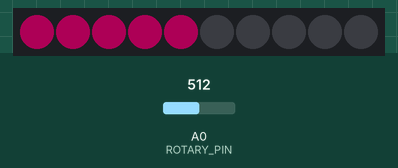
Bench run of a sketch on a simulated Arduino Uno, built with avr-gcc and run on an emulated ATmega328P. Shown: 10 RGB LEDs in strip order, left to right. Inputs (shaded band) come from the test bench; at power-on: A0 (ROTARY_PIN) = 512. Dim RGB values are drawn brighter than linear.

Above: at 1.2 s.
1.3 s: A0 (ROTARY_PIN) set to 0
At 2.5 s:
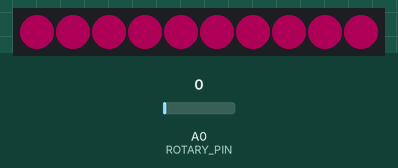
2.8 s: A0 (ROTARY_PIN) set to 122
At 3.9 s:
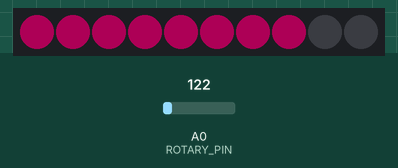
4.3 s: A0 (ROTARY_PIN) set to 306
At 5.0 s:
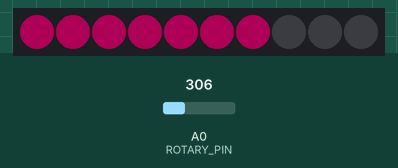
Timing chart, 0 to 7.3 s (numbered marks = the images above; inputs shaded):
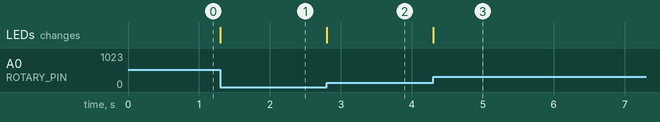

The sketch:

LedDial.ino
```cpp
#include <Adafruit_NeoPixel.h>

#define ROTARY_PIN A0
#define LED_PIN   6
#define LED_COUNT  10
#define BRIGHTNESS 50

Adafruit_NeoPixel pixels(LED_COUNT, LED_PIN, NEO_GRB + NEO_KHZ800);

int rotaryValue = 0;
int mappedValue = 0;

void setup() {
  pinMode(ROTARY_PIN, INPUT);

  pixels.begin();
  pixels.fill();
  pixels.show();
  pixels.setBrightness(BRIGHTNESS);
}

void loop() {
  rotaryValue = 1024 - analogRead(ROTARY_PIN);
  mappedValue = map(rotaryValue, 0, 1023, 1, LED_COUNT);

  lightUp(mappedValue, pixels.Color(255, 0, 127));
}

void lightUp(int numPix, uint32_t color) {
  pixels.fill();  // clear pixels

  // fill range of pixels
  for (int i = 0; i < numPix; i++) {
    pixels.setPixelColor(i, color);
  }

  pixels.show();  // update LED strip
}
```

Measured:
- after the input at 1.3 s, the LEDs: change at once (image 1)
- after the input at 2.8 s, the LEDs: change at once (image 2)
- after the input at 4.3 s, the LEDs: change at once (image 3)
